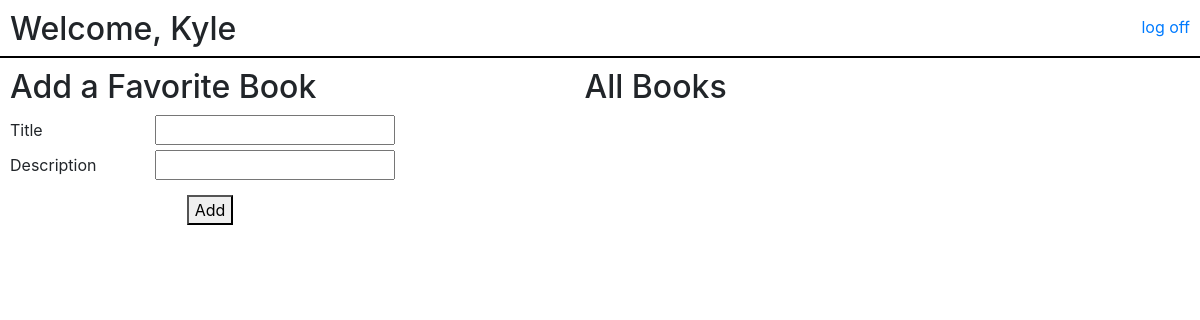
/books/ (signed in), run on an earlier commit of the app's database.
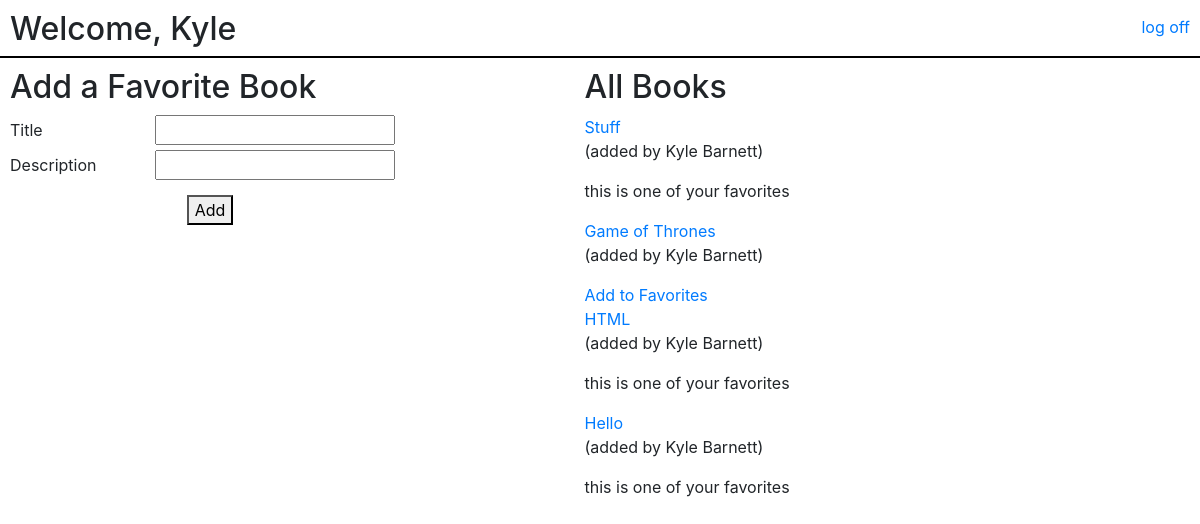
And on a later commit of the database.
### login/models.py (models this page shows)
class User(models.Model):
	first_name = models.CharField(max_length=255)
	last_name = models.CharField(max_length=255)
	email = models.CharField(max_length=255)
	birthday = models.DateField()
	password_hash = models.CharField(max_length=60)
	created_at = models.DateTimeField(auto_now_add=True)
	updated_at = models.DateTimeField(auto_now=True)
	objects = UserManager()

### books/models.py (models this page shows)
class Book(models.Model):
	title = models.CharField(max_length=255)
	desc = models.TextField()
	created_at = models.DateTimeField(auto_now_add=True)
	updated_at = models.DateTimeField(auto_now=True)
	uploaded_by = models.ForeignKey(User, related_name="books", on_delete=models.CASCADE)
	users_who_like = models.ManyToManyField(User, related_name='liked_books')
	objects = BookManager()

### books/views.py (the view)
# urls.py: path('', views.render_books_home),
def render_books_home(request):
	if request.session['logged_on']:
		context = {
			'books': Book.objects.all().order_by('-created_at'),
			'user': User.objects.get(id=request.session['user_id'])
		}
		return render(request, 'books_home.html', context)
	else:
		return redirect('/')

### books/templates/books_home.html (shortened to what this page needs)
<!DOCTYPE html>
<html lang="en">
<head>
	<link rel="stylesheet" href="https://stackpath.bootstrapcdn.com/bootstrap/4.4.1/css/bootstrap.min.css">
	{% load static %}
	<link rel="stylesheet" type="text/css" href="{% static 'books_home_style.css' %}">
</head>
<body>
	<div id="wrapper">
		<div id="header">
			<h2>Welcome, {{request.session.first_name}}</h2>
			<a href="/logout">log off</a>
		</div>
		<div id="content">
			<div id="add_book">
				<h2>Add a Favorite Book</h2>
				<form action="add_book" method="post">
					<label for="title">Title</label>
					<input type="text" name="title">
					<label for="desc">Description</label>
					<input type="text" name="desc">
					<button type="submit">Add</button>
				</form>
			</div>
			<div id="all_books">
				<h2>All Books</h2>
				{% for book in books %}
					<div class="book_listing">
						<a href="{{book.id}}">{{book.title}}</a>
						<p>(added by {{book.uploaded_by.first_name}} {{book.uploaded_by.last_name}})</p>
						{% if user in book.users_who_like.all %}
							<p>this is one of your favorites</p>
						{% else %}
							<a href="/books/add_favorite/{{book.id}}">Add to Favorites</a>
						{% endif %}
					</div>
				{% endfor %}
			</div>
		</div>
	</div>
</body>
</html>

### books/static/books_home_style.css (style rules this page uses)
#header { width: 100%; border-bottom: 2px solid black; }
#header h2 { display: inline-block; vertical-align: bottom; padding-top: 10px; padding-left: 10px; }
#header a { display: inline-block; float: right; margin-top: 15px; margin-right: 10px; }
#content { padding: 10px; }
#add_book { display: inline-block; width: 400px; vertical-align: top; margin: auto; margin-right: 170px; margin-bottom: 15px; }
input { width: 60%; }
label { width: 35%; }
button { display: block; margin: auto; margin-top: 10px; }
#all_books { display: inline-block; }

What changed in the data, as far as the page shows it:
added Book: title "Stuff", uploaded_by.first_name "Kyle", uploaded_by.last_name "Barnett", shows "this is one of your favorites"
added Book: title "Game of Thrones", uploaded_by.first_name "Kyle", uploaded_by.last_name "Barnett"
added Book: title "HTML", uploaded_by.first_name "Kyle", uploaded_by.last_name "Barnett", shows "this is one of your favorites"
added Book: title "Hello", uploaded_by.first_name "Kyle", uploaded_by.last_name "Barnett", shows "this is one of your favorites"
